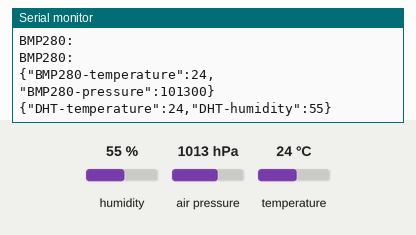
Simulated run of this sketch. Board: ESP8266 (Wemos D1 mini). Shown: the last lines printed to the serial monitor. The test bench sets the inputs (shaded band); at power-on: humidity 55 %, air pressure 1013 hPa, temperature 24 °C. WiFi joins after 1.5 s; servers stay silent unless stated.

Above: at 2.7 s.
2.8 s: humidity set to 22 %
At 4.0 s:
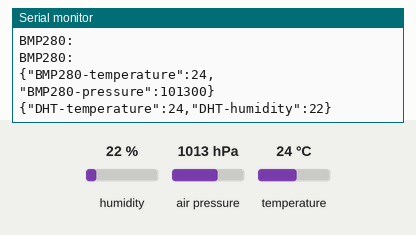
4.3 s: air pressure set to 952 hPa
At 5.0 s:
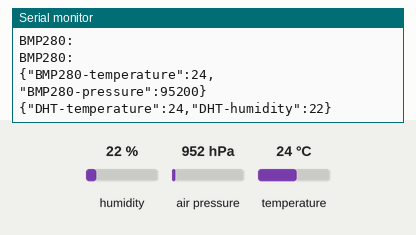
5.8 s: temperature set to 12 °C
At 6.8 s:
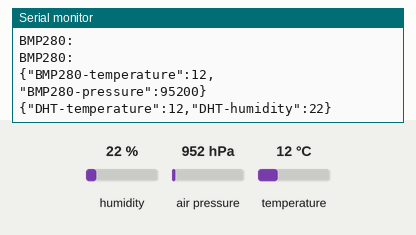

The sketch:

DHT_BMP_wifi.ino
```cpp
#include <ArduinoJson.h>
#include <Wire.h>
#include "utils/wifi_utils_v2.h"
#include "utils/bmp280_utils.h"
#include "utils/dht_utils.h"

void setup()
{

  serial_setup();
  //  Wire.begin (D4, D5);   // sda= D2 /scl= D1                 ESP8266
  //  Wire.beginTransmission (118);
  wifi_connect();
  wifi_start_server();
}

void loop()
{

  read_BMP();
  DHT_read();

  delay(1500);
}

void serial_setup()
{
  Serial.begin(9600);
  Serial.setTimeout(2000);
  while (!Serial)
  {
  }
}
```

bmp280_utils.h
```cpp
#include <Adafruit_BMP280.h>
Adafruit_BMP280 bmp; // I2C

#ifndef _ARDUINOJSON_H_
#define _ARDUINOJSON_H_
#include <ArduinoJson.h>
#endif

String read_BMP()
{
    Serial.println(F("BMP280:"));

    bmp.begin(0x76);
    // delay(2000);
    /* Default settings from datasheet. */
    bmp.setSampling(Adafruit_BMP280::MODE_NORMAL,     /* Operating Mode. */
                    Adafruit_BMP280::SAMPLING_X2,     /* Temp. oversampling */
                    Adafruit_BMP280::SAMPLING_X16,    /* Pressure oversampling */
                    Adafruit_BMP280::FILTER_X16,      /* Filtering. */
                    Adafruit_BMP280::STANDBY_MS_500); /* Standby time. */

    float temp = bmp.readTemperature();
    float press = bmp.readPressure();

    // Posting JSON to the edge device
    DynamicJsonDocument doc(128);

    doc["BMP280-temperature"] = temp;
    doc["BMP280-pressure"] = press;

    String json;
    serializeJson(doc, json);

    Serial.println(F("BMP280:"));
    Serial.println(json);

    // publish to barometer
    const char *topic = "WeMos_18650/barometer";
    // client.publish(topic, &json[0]);
    return json;
}
```

dht_utils.h
```cpp
/**
 * ESP8266 18650 Shield Version :
 *
 * connect VCC to the 3.3V output
   Signal: D2
*/

#include "DHT.h"

#ifndef _ARDUINOJSON_H_
#define _ARDUINOJSON_H_
#include <ArduinoJson.h>
#endif

// Uncomment one of the lines below for whatever DHT sensor type you're using!
// #define DHTTYPE DHT11   // DHT 11
//#define DHTTYPE DHT21   // DHT 21 (AM2301)
#define DHTTYPE DHT22 // DHT 22  (AM2302), AM2321

#define DHT_DATA_PIN D3

uint8_t DHTPin = DHT_DATA_PIN;
// Initialize DHT sensor.

String DHT_read()
{

  float Temperature;
  float Humidity;

  DHT dht(DHTPin, DHTTYPE);
  dht.begin();

  Temperature = dht.readTemperature(); // Gets the values of the temperature
  Humidity = dht.readHumidity();       // Gets the values of the humidity

  // Posting JSON to the edge device
  DynamicJsonDocument doc(128);

  doc["DHT-temperature"] = dht.readTemperature();
  doc["DHT-humidity"] = dht.readHumidity();

  String json;
  serializeJson(doc, json);
  Serial.println(json);

  // publish to barometer
  const char *topic = "WeMos_18650/temp_hum";
  // client.publish(topic, &json[0]);
  return json;
}
```

wifi_utils_v2.h
```cpp
#include <ESP8266WiFi.h>

//REF: https://arduino-esp8266.readthedocs.io/en/latest/esp8266wifi/station-examples.html
//参考： http://www.taichi-maker.com/homepage/iot-development/iot-dev-reference/esp8266-c-plus-plus-reference/esp8266wifimulti/addap/
#include <ESP8266WiFiMulti.h>
#include <ESP8266HTTPClient.h>

// =================== AS A STATION ==========================

/*Put your SSID & Password*/
// DEFAULT ACCESS POINT 默认热点
const char *DEFAULT_SSID = "atoi()_Wi-Fi5"; // Enter SSID here
const char *DEFAULT_PASSWORD = "33184699";  //Enter Password here

// BACKUP SETTINGS 备用网络
const char *BACKUP_SSID = "DOG";
const char *BACKUP_PASSWORD = "33184699"; //Enter Password here

const int DEFAULT_SERVER_PORT = 80;

ESP8266WiFiMulti wifiMulti;

WiFiClient wifiClient; //  Client 客户端
HTTPClient http;       //  Does HTTP requests 用于进行HTTP访问

/**
 * Connects to wifi
 * 连接wifi
*/
void wifi_connect()
{
    wifiMulti.addAP(DEFAULT_SSID, DEFAULT_PASSWORD);
    wifiMulti.addAP(BACKUP_SSID, BACKUP_PASSWORD);

    Serial.println("in wifi_connect()");
    WiFi.mode(WIFI_STA); // Set to station mode
                         //  WiFi.persistent(false);

    Serial.println("Connecting..");
    while (wifiMulti.run() != WL_CONNECTED)
    {
        delay(1000);
        Serial.print(".");
    }
    if (wifiMulti.run() == WL_CONNECTED)
    {
        Serial.println("Connection established!");
        Serial.print("IP address:");
        Serial.println(WiFi.localIP());
    }
}

/**
 * A helper function that does HTTP POST
 * 辅助功能: HTTP POST
 * @param content - A JSON String that you want to post.
 *                - 你要POST的JSON String
 *
 * @param uri     - The uri you are posting to.
 *                - 目的链接
*/
void http_json_post(String content, String uri)
{

    // String endpoint = HOST_ADDRESS + "/DHT";
    http.begin(wifiClient, uri);
    http.addHeader("Content-Type", "application/json");
    //TODO: add header param -> http.addHeader("Node-Name", "ESP32-Bedroom");
    http.POST(content);
    http.end();
}

// ^^^^^^^^^^^^^^^^^^^ AS A STATION ^^^^^^^^^^^^^^^^^^^^^^^^^^

// =================== AS AN ACCESS POINT ==========================
WiFiServer server(DEFAULT_SERVER_PORT);
/**
 * Starts a server in AP mode
 * 启动服务器
*/
void wifi_start_server()
{
    Serial.println("Setting soft-AP ... ");
    WiFi.softAP("WEMOS_D1_MINI(18650 Shield)", "12345678") ? "Ready" : "Failed!";
}

// ^^^^^^^^^^^^^^^^^^^ AS AN ACCESS POINT ^^^^^^^^^^^^^^^^^^^^^^^^^^
```

Measured:
- after the input at 2.8 s, the serial monitor: prints a new line after 0.34 s (image 1)
- after the input at 4.3 s, the serial monitor: prints a new line after 0.38 s (image 2)
- after the input at 5.8 s, the serial monitor: prints a new line after 0.43 s (image 3)
